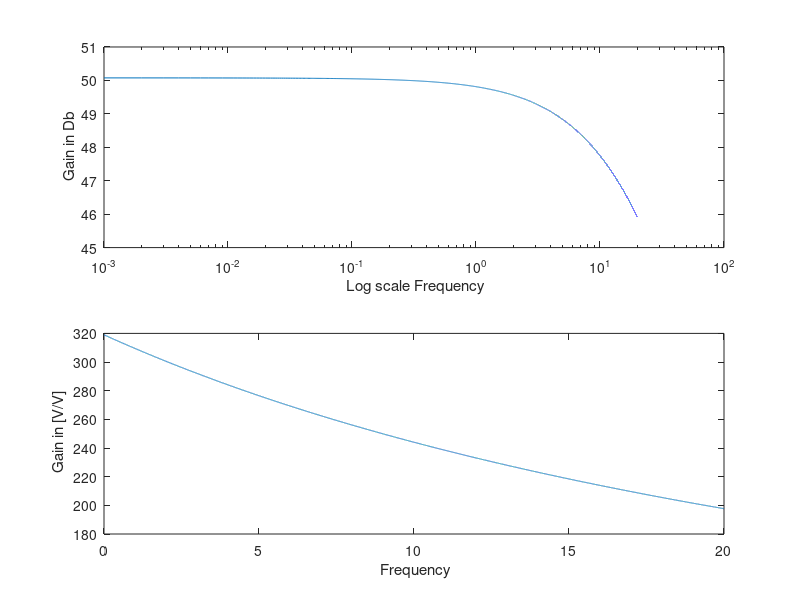
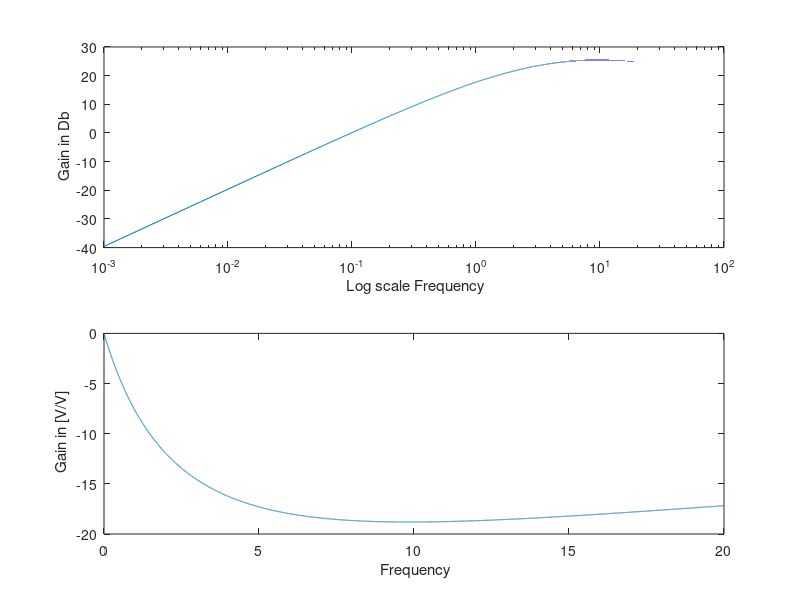
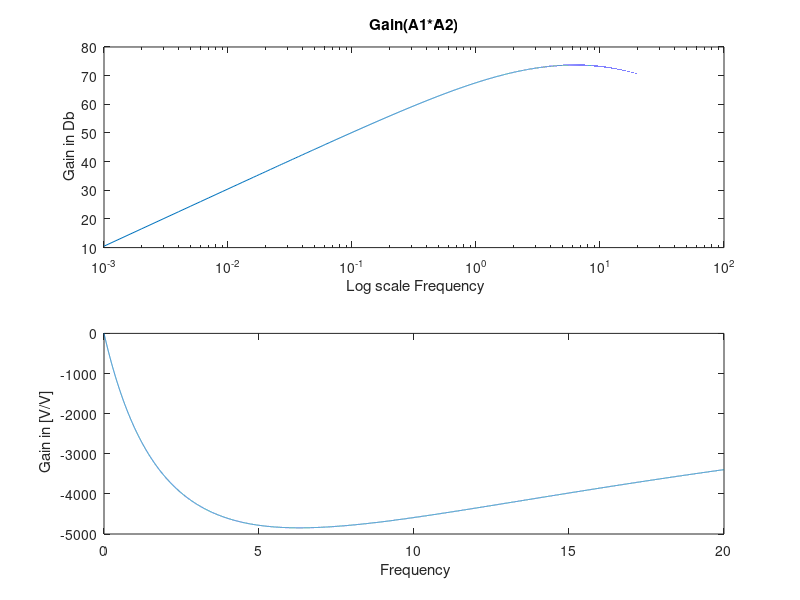

Write the MATLAB code that produced these figures, in order.
% Lab 4 pre lab

% ( non inverting low pass)
clear
clc 
close all

R1 = 1*10^3;
R2 = 318*10^3;

C1 = 0.097*10^-6;

s = linspace(0, 20, 2*10^4);

a1 = (C1*s + (1/R2) +(1/R1))./ ( C1*s +(1/R2));
A1 = 20*log10(a1);
' Gain in Db'
figure(1)
subplot(2,1,1)
semilogx(s, A1)
ylabel(' Gain in Db')
xlabel(' Log scale Frequency')

subplot(2,1,2)
plot(s,a1)
ylabel(' Gain in [V/V]')
xlabel(' Frequency')

fprintf( 'The maximum gain in Db is %f \n\n', A1(1))
fprintf( 'The three Db drop is %f and occurs at %f\n\n',A1(12502),s(12502))

R1 = 9.8*10^3;
R2 =  318*10^3;


C1 = 33*10^-6;
C2 = 0.1*10^-6;

a2 = -(C1*R2.*s)./(( 1 + C1.*s*R1).*( 1 + C2.*s*R2));

A2 = 20*log10(a2);

figure(2)
subplot(2,1,1)
semilogx(s, A2)
ylabel(' Gain in Db')
xlabel(' Log scale Frequency')

subplot(2,1,2)
plot(s,a2)
ylabel(' Gain in [V/V]')
xlabel(' Frequency')

fprintf(' The gain at 5 Hz is %f\n The gain at 3 Hz is %f\n The gain at 0.5 Hz is %f\n\n',A2(12502),A2(7501),A2(1251)) 

a3 = a1 .* a2;
A3 = 20*log10(a3);
figure(3)
subplot(2,1,1)
semilogx(s, A3)
title('Gain(A1*A2)')
ylabel(' Gain in Db')
xlabel(' Log scale Frequency')
subplot(2,1,2)
plot(s,a3)
ylabel(' Gain in [V/V]')
xlabel(' Frequency')


